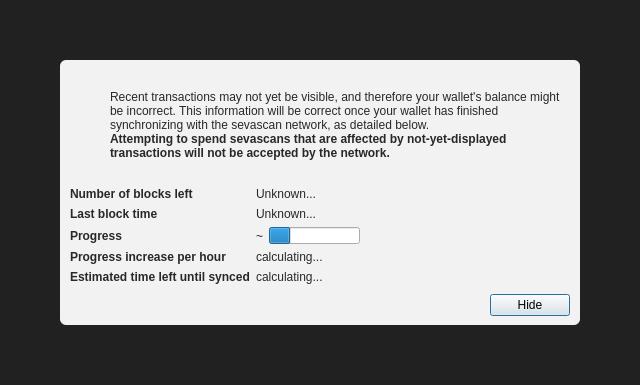
<?xml version="1.0" encoding="UTF-8"?>
<ui version="4.0">
 <class>ModalOverlay</class>
 <widget class="QWidget" name="ModalOverlay">
  <property name="geometry">
   <rect>
    <x>0</x>
    <y>0</y>
    <width>640</width>
    <height>385</height>
   </rect>
  </property>
  <property name="windowTitle">
   <string>Form</string>
  </property>
  <layout class="QVBoxLayout" name="verticalLayout" stretch="0">
   <property name="sizeConstraint">
    <enum>QLayout::SetDefaultConstraint</enum>
   </property>
   <property name="leftMargin">
    <number>0</number>
   </property>
   <property name="topMargin">
    <number>0</number>
   </property>
   <property name="rightMargin">
    <number>0</number>
   </property>
   <property name="bottomMargin">
    <number>0</number>
   </property>
   <item>
    <widget class="QWidget" name="bgWidget" native="true">
     <property name="styleSheet">
      <string notr="true">#bgWidget { background: rgba(0,0,0,220); }</string>
     </property>
     <layout class="QVBoxLayout" name="verticalLayoutMain" stretch="1">
      <property name="leftMargin">
       <number>60</number>
      </property>
      <property name="topMargin">
       <number>60</number>
      </property>
      <property name="rightMargin">
       <number>60</number>
      </property>
      <property name="bottomMargin">
       <number>60</number>
      </property>
      <item>
       <widget class="QWidget" name="contentWidget" native="true">
        <property name="styleSheet">
         <string notr="true">#contentWidget { background: rgba(255,255,255,240); border-radius: 6px; }

QLabel { color: rgb(40,40,40);  }</string>
        </property>
        <layout class="QVBoxLayout" name="verticalLayoutSub" stretch="1,0,0,0">
         <property name="spacing">
          <number>0</number>
         </property>
         <property name="leftMargin">
          <number>10</number>
         </property>
         <property name="topMargin">
          <number>10</number>
         </property>
         <property name="rightMargin">
          <number>10</number>
         </property>
         <property name="bottomMargin">
          <number>10</number>
         </property>
         <item>
          <layout class="QHBoxLayout" name="horizontalLayoutIconText" stretch="0,1">
           <property name="topMargin">
            <number>20</number>
           </property>
           <item>
            <layout class="QVBoxLayout" name="verticalLayoutIcon">
             <property name="leftMargin">
              <number>0</number>
             </property>
             <item>
              <widget class="QPushButton" name="warningIcon">
               <property name="enabled">
                <bool>false</bool>
               </property>
               <property name="text">
                <string/>
               </property>
               <property name="icon">
                <iconset>
                 <normaloff>:/icons/warning</normaloff>
                 <disabledoff>:/icons/warning</disabledoff>:/icons/warning</iconset>
               </property>
               <property name="iconSize">
                <size>
                 <width>48</width>
                 <height>48</height>
                </size>
               </property>
               <property name="flat">
                <bool>true</bool>
               </property>
              </widget>
             </item>
             <item>
              <spacer name="verticalSpacerWarningIcon">
               <property name="orientation">
                <enum>Qt::Vertical</enum>
               </property>
               <property name="sizeHint" stdset="0">
                <size>
                 <width>20</width>
                 <height>40</height>
                </size>
               </property>
              </spacer>
             </item>
            </layout>
           </item>
           <item>
            <layout class="QVBoxLayout" name="verticalLayoutInfoText">
             <property name="leftMargin">
              <number>0</number>
             </property>
             <property name="topMargin">
              <number>0</number>
             </property>
             <item>
              <widget class="QLabel" name="infoText">
               <property name="text">
                <string>Recent transactions may not yet be visible, and therefore your wallet's balance might be incorrect. This information will be correct once your wallet has finished synchronizing with the sevascan network, as detailed below.</string>
               </property>
               <property name="textFormat">
                <enum>Qt::RichText</enum>
               </property>
               <property name="wordWrap">
                <bool>true</bool>
               </property>
              </widget>
             </item>
             <item>
              <widget class="QLabel" name="infoTextStrong">
               <property name="font">
                <font>
                 <weight>75</weight>
                 <bold>true</bold>
                </font>
               </property>
               <property name="text">
                <string>Attempting to spend sevascans that are affected by not-yet-displayed transactions will not be accepted by the network.</string>
               </property>
               <property name="textFormat">
                <enum>Qt::RichText</enum>
               </property>
               <property name="wordWrap">
                <bool>true</bool>
               </property>
              </widget>
             </item>
             <item>
              <spacer name="verticalSpacerInTextSpace">
               <property name="orientation">
                <enum>Qt::Vertical</enum>
               </property>
               <property name="sizeHint" stdset="0">
                <size>
                 <width>20</width>
                 <height>40</height>
                </size>
               </property>
              </spacer>
             </item>
            </layout>
           </item>
          </layout>
         </item>
         <item>
          <spacer name="verticalSpacerAfterText">
           <property name="orientation">
            <enum>Qt::Vertical</enum>
           </property>
           <property name="sizeHint" stdset="0">
            <size>
             <width>20</width>
             <height>40</height>
            </size>
           </property>
          </spacer>
         </item>
         <item>
          <layout class="QFormLayout" name="formLayout">
           <property name="fieldGrowthPolicy">
            <enum>QFormLayout::FieldsStayAtSizeHint</enum>
           </property>
           <property name="horizontalSpacing">
            <number>6</number>
           </property>
           <property name="verticalSpacing">
            <number>6</number>
           </property>
           <property name="topMargin">
            <number>10</number>
           </property>
           <item row="0" column="0">
            <widget class="QLabel" name="labelNumberOfBlocksLeft">
             <property name="font">
              <font>
               <weight>75</weight>
               <bold>true</bold>
              </font>
             </property>
             <property name="text">
              <string>Number of blocks left</string>
             </property>
            </widget>
           </item>
           <item row="0" column="1">
            <widget class="QLabel" name="numberOfBlocksLeft">
             <property name="text">
              <string>Unknown...</string>
             </property>
            </widget>
           </item>
           <item row="1" column="0">
            <widget class="QLabel" name="labelLastBlockTime">
             <property name="font">
              <font>
               <weight>75</weight>
               <bold>true</bold>
              </font>
             </property>
             <property name="text">
              <string>Last block time</string>
             </property>
            </widget>
           </item>
           <item row="1" column="1">
            <widget class="QLabel" name="newestBlockDate">
             <property name="sizePolicy">
              <sizepolicy hsizetype="Maximum" vsizetype="Preferred">
               <horstretch>0</horstretch>
               <verstretch>0</verstretch>
              </sizepolicy>
             </property>
             <property name="text">
              <string>Unknown...</string>
             </property>
            </widget>
           </item>
           <item row="2" column="0">
            <widget class="QLabel" name="labelSyncDone">
             <property name="font">
              <font>
               <weight>75</weight>
               <bold>true</bold>
              </font>
             </property>
             <property name="text">
              <string>Progress</string>
             </property>
            </widget>
           </item>
           <item row="2" column="1">
            <layout class="QHBoxLayout" name="horizontalLayoutSync" stretch="0,1">
             <item>
              <widget class="QLabel" name="percentageProgress">
               <property name="text">
                <string notr="true">~</string>
               </property>
              </widget>
             </item>
             <item>
              <widget class="QProgressBar" name="progressBar">
               <property name="value">
                <number>24</number>
               </property>
               <property name="format">
                <string/>
               </property>
              </widget>
             </item>
            </layout>
           </item>
           <item row="4" column="0">
            <widget class="QLabel" name="labelProgressIncrease">
             <property name="font">
              <font>
               <weight>75</weight>
               <bold>true</bold>
              </font>
             </property>
             <property name="text">
              <string>Progress increase per hour</string>
             </property>
            </widget>
           </item>
           <item row="4" column="1">
            <widget class="QLabel" name="progressIncreasePerH">
             <property name="text">
              <string>calculating...</string>
             </property>
            </widget>
           </item>
           <item row="5" column="0">
            <widget class="QLabel" name="labelEstimatedTimeLeft">
             <property name="font">
              <font>
               <weight>75</weight>
               <bold>true</bold>
              </font>
             </property>
             <property name="text">
              <string>Estimated time left until synced</string>
             </property>
            </widget>
           </item>
           <item row="5" column="1">
            <widget class="QLabel" name="expectedTimeLeft">
             <property name="text">
              <string>calculating...</string>
             </property>
            </widget>
           </item>
          </layout>
         </item>
         <item>
          <layout class="QHBoxLayout" name="horizontalLayoutButtons">
           <property name="leftMargin">
            <number>10</number>
           </property>
           <property name="topMargin">
            <number>10</number>
           </property>
           <item>
            <spacer name="horizontalSpacer">
             <property name="orientation">
              <enum>Qt::Horizontal</enum>
             </property>
             <property name="sizeHint" stdset="0">
              <size>
               <width>40</width>
               <height>20</height>
              </size>
             </property>
            </spacer>
           </item>
           <item>
            <widget class="QPushButton" name="closeButton">
             <property name="text">
              <string>Hide</string>
             </property>
             <property name="shortcut">
              <string>Esc</string>
             </property>
             <property name="focusPolicy">
              <enum>Qt::StrongFocus</enum>
             </property>
             <property name="default">
              <bool>true</bool>
             </property>
            </widget>
           </item>
          </layout>
         </item>
        </layout>
       </widget>
      </item>
     </layout>
    </widget>
   </item>
  </layout>
 </widget>
 <resources/>
 <connections/>
</ui>
